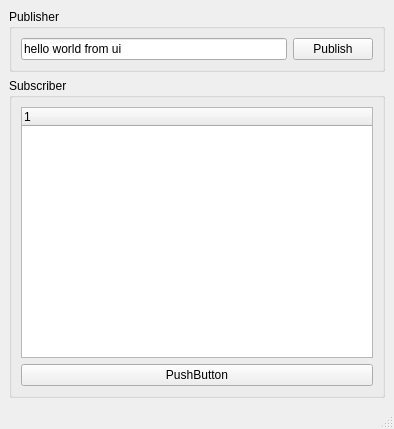
<?xml version="1.0" encoding="UTF-8"?>
<ui version="4.0">
 <class>MainWindow</class>
 <widget class="QMainWindow" name="MainWindow">
  <property name="geometry">
   <rect>
    <x>0</x>
    <y>0</y>
    <width>394</width>
    <height>429</height>
   </rect>
  </property>
  <property name="windowTitle">
   <string>MainWindow</string>
  </property>
  <widget class="QWidget" name="centralwidget">
   <layout class="QVBoxLayout" name="verticalLayout_2">
    <item>
     <widget class="QGroupBox" name="gbox_publisher">
      <property name="title">
       <string>Publisher</string>
      </property>
      <layout class="QVBoxLayout" name="verticalLayout">
       <item>
        <layout class="QHBoxLayout" name="horizontalLayout">
         <item>
          <widget class="QLineEdit" name="tbox_pub_msg">
           <property name="text">
            <string>hello world from ui</string>
           </property>
          </widget>
         </item>
         <item>
          <widget class="QPushButton" name="btn_pub">
           <property name="text">
            <string>Publish</string>
           </property>
          </widget>
         </item>
        </layout>
       </item>
      </layout>
     </widget>
    </item>
    <item>
     <widget class="QGroupBox" name="gbox_subscriber">
      <property name="title">
       <string>Subscriber</string>
      </property>
      <layout class="QVBoxLayout" name="verticalLayout_3">
       <item>
        <widget class="QTreeWidget" name="treeWidget">
         <column>
          <property name="text">
           <string notr="true">1</string>
          </property>
         </column>
        </widget>
       </item>
       <item>
        <widget class="QPushButton" name="pushButton">
         <property name="text">
          <string>PushButton</string>
         </property>
        </widget>
       </item>
      </layout>
     </widget>
    </item>
   </layout>
  </widget>
  <widget class="QMenuBar" name="menubar">
   <property name="geometry">
    <rect>
     <x>0</x>
     <y>0</y>
     <width>394</width>
     <height>22</height>
    </rect>
   </property>
  </widget>
  <widget class="QStatusBar" name="statusbar"/>
 </widget>
 <resources/>
 <connections/>
</ui>
